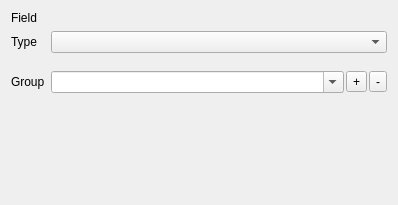
<?xml version="1.0" encoding="UTF-8"?>
<ui version="4.0">
 <class>Form</class>
 <widget class="QWidget" name="Form">
  <property name="geometry">
   <rect>
    <x>0</x>
    <y>0</y>
    <width>398</width>
    <height>205</height>
   </rect>
  </property>
  <property name="windowTitle">
   <string>Form</string>
  </property>
  <layout class="QFormLayout" name="formLayout">
   <item row="1" column="0">
    <widget class="QLabel" name="label_3">
     <property name="text">
      <string>Field</string>
     </property>
    </widget>
   </item>
   <item row="1" column="1">
    <widget class="QLabel" name="labelFieldInfo">
     <property name="text">
      <string>&lt;field info&gt;</string>
     </property>
    </widget>
   </item>
   <item row="2" column="0">
    <widget class="QLabel" name="label">
     <property name="text">
      <string>Type</string>
     </property>
    </widget>
   </item>
   <item row="2" column="1">
    <widget class="QComboBox" name="cbLabelType">
     <property name="maximumSize">
      <size>
       <width>16777215</width>
       <height>16777215</height>
      </size>
     </property>
    </widget>
   </item>
   <item row="3" column="1">
    <layout class="QVBoxLayout" name="verticalLayout">
     <item>
      <widget class="QgsFieldExpressionWidget" name="fieldExpressionWidget"/>
     </item>
     <item>
      <widget class="ClassificationSchemeWidget" name="classificationWidget" native="true"/>
     </item>
    </layout>
   </item>
   <item row="4" column="0">
    <widget class="QLabel" name="label_2">
     <property name="text">
      <string>Group</string>
     </property>
    </widget>
   </item>
   <item row="4" column="1">
    <layout class="QHBoxLayout" name="horizontalLayout">
     <property name="spacing">
      <number>2</number>
     </property>
     <property name="topMargin">
      <number>0</number>
     </property>
     <item>
      <widget class="QComboBox" name="cbLabelGroup">
       <property name="sizePolicy">
        <sizepolicy hsizetype="Preferred" vsizetype="Fixed">
         <horstretch>1</horstretch>
         <verstretch>0</verstretch>
        </sizepolicy>
       </property>
       <property name="editable">
        <bool>true</bool>
       </property>
       <property name="insertPolicy">
        <enum>QComboBox::NoInsert</enum>
       </property>
      </widget>
     </item>
     <item>
      <widget class="QToolButton" name="btnAddGroup">
       <property name="text">
        <string>+</string>
       </property>
       <property name="icon">
        <iconset resource="../../../QGIS/images/images.qrc">
         <normaloff>:/images/themes/default/mActionAdd.svg</normaloff>:/images/themes/default/mActionAdd.svg</iconset>
       </property>
      </widget>
     </item>
     <item>
      <widget class="QToolButton" name="btnRemoveGroup">
       <property name="toolTip">
        <string>Removes the current group</string>
       </property>
       <property name="text">
        <string>-</string>
       </property>
       <property name="icon">
        <iconset resource="../../../QGIS/images/images.qrc">
         <normaloff>:/images/themes/default/mActionRemove.svg</normaloff>:/images/themes/default/mActionRemove.svg</iconset>
       </property>
      </widget>
     </item>
    </layout>
   </item>
   <item row="5" column="1">
    <spacer name="verticalSpacer">
     <property name="orientation">
      <enum>Qt::Vertical</enum>
     </property>
     <property name="sizeHint" stdset="0">
      <size>
       <width>20</width>
       <height>40</height>
      </size>
     </property>
    </spacer>
   </item>
  </layout>
  <action name="actionAddGroup">
   <property name="icon">
    <iconset resource="../../../QGIS/images/images.qrc">
     <normaloff>:/images/themes/default/mActionAdd.svg</normaloff>:/images/themes/default/mActionAdd.svg</iconset>
   </property>
   <property name="text">
    <string>Add Group</string>
   </property>
   <property name="toolTip">
    <string>&lt;html&gt;&lt;head/&gt;&lt;body&gt;&lt;p&gt;Adds the current name as new label group.&lt;/p&gt;&lt;/body&gt;&lt;/html&gt;</string>
   </property>
  </action>
  <action name="actionRemoveGroup">
   <property name="icon">
    <iconset resource="../../../QGIS/images/images.qrc">
     <normaloff>:/images/themes/default/mActionRemove.svg</normaloff>:/images/themes/default/mActionRemove.svg</iconset>
   </property>
   <property name="text">
    <string>Remove Group</string>
   </property>
   <property name="toolTip">
    <string>Remove the current group from the list of label groups</string>
   </property>
  </action>
 </widget>
 <customwidgets>
  <customwidget>
   <class>QgsFieldExpressionWidget</class>
   <extends>QWidget</extends>
   <header>qgsfieldexpressionwidget.h</header>
  </customwidget>
  <customwidget>
   <class>ClassificationSchemeWidget</class>
   <extends>QWidget</extends>
   <header>eotimeseriesviewer.qgispluginsupport.qps.classification.classificationscheme</header>
   <container>1</container>
  </customwidget>
 </customwidgets>
 <resources>
  <include location="../../../QGIS/images/images.qrc"/>
 </resources>
 <connections/>
</ui>
